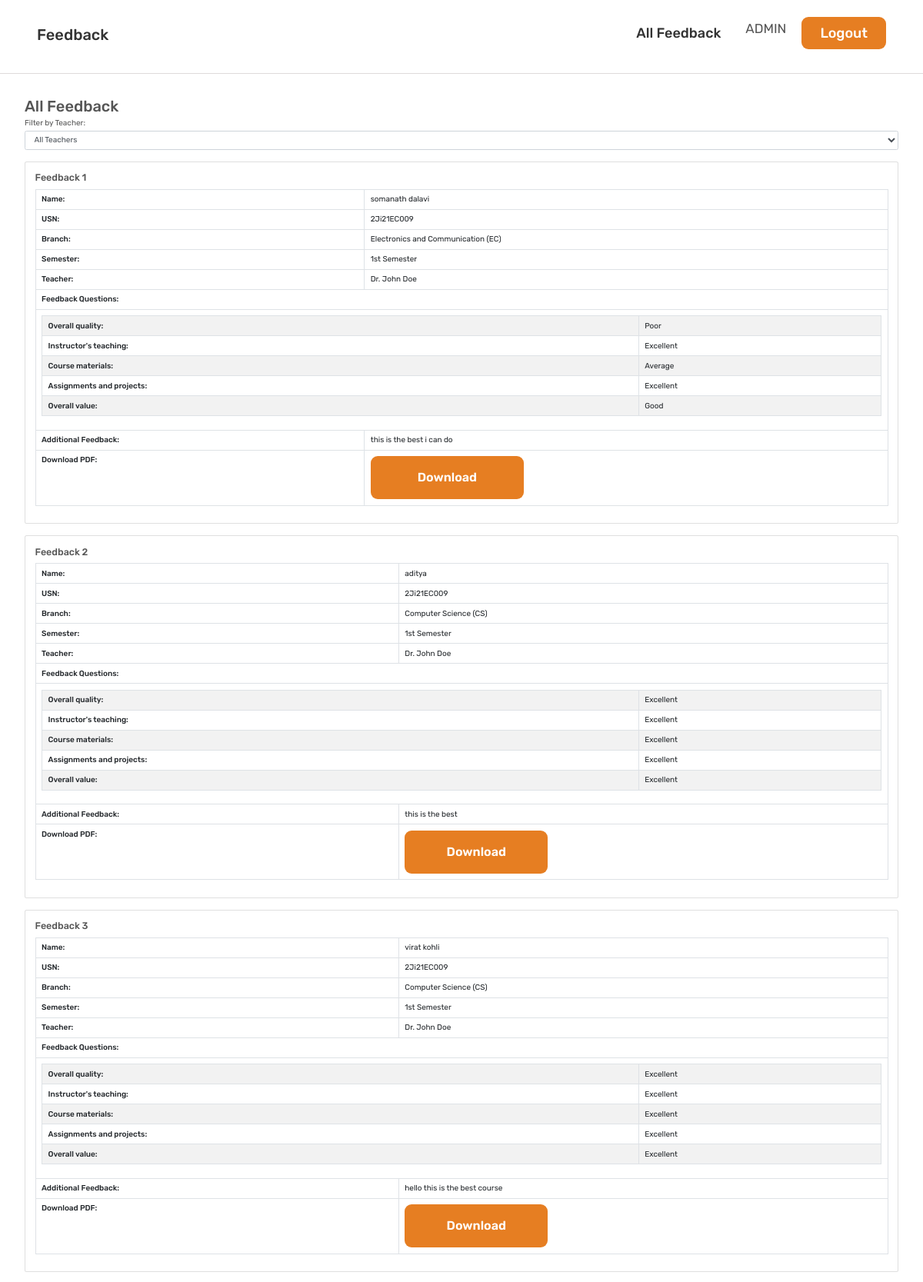
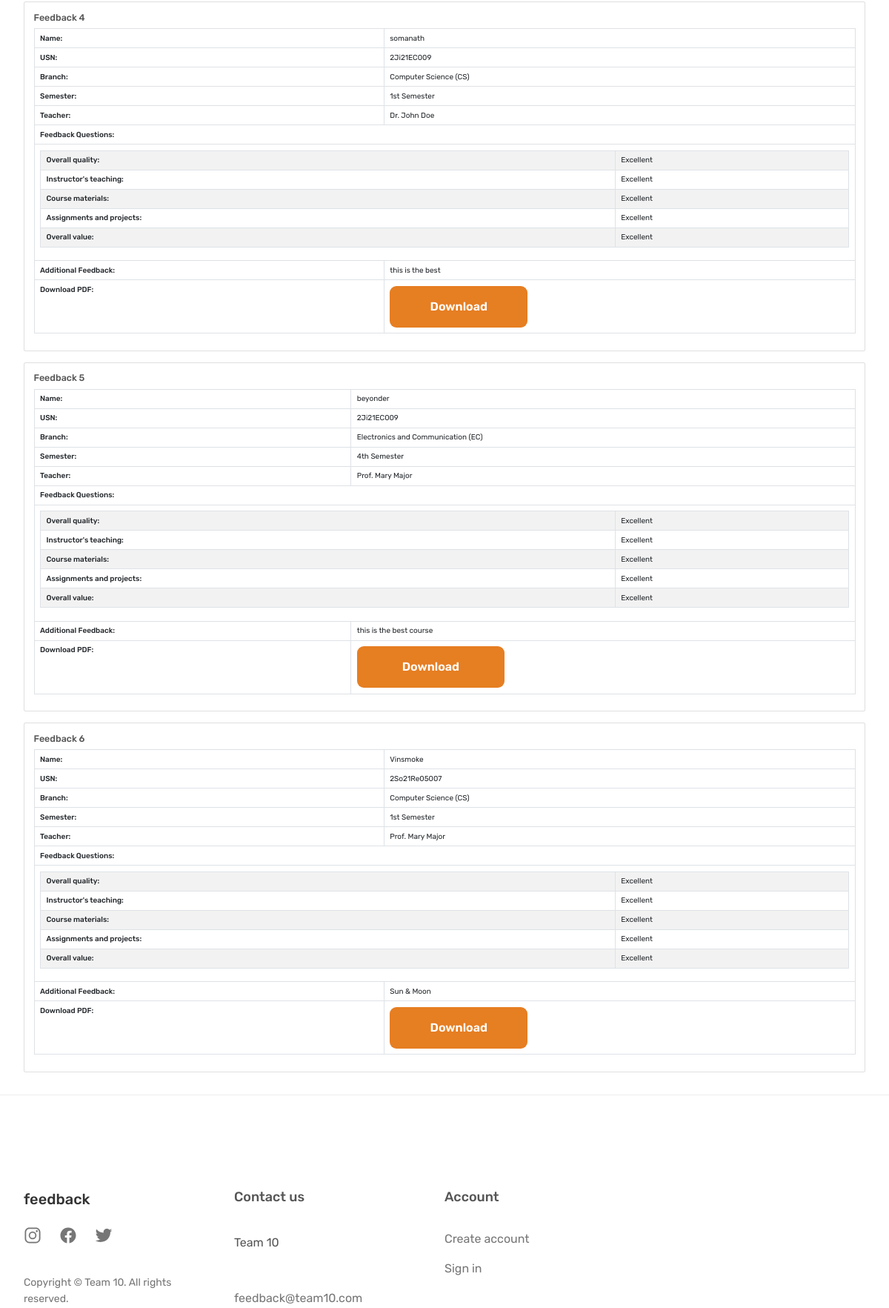
/feedback/all_feedback/ (signed in, upper part), run on the app's committed database (2 pictures, top to bottom).
### feedback/models.py (models this page shows, shortened)
class Feedback(models.Model):
    BRANCH_CHOICES = [
        ('cs', 'Computer Science (CS)'),
        ('ec', 'Electronics and Communication (EC)'),
        ('ee', 'Electrical Engineering (EE)'),
        ('me', 'Mechanical Engineering (ME)'),
        ('cv', 'Civil Engineering (CV)'),
    ]
    SEMESTER_CHOICES = [
        (1, '1st Semester'),
        (2, '2nd Semester'),
        (3, '3rd Semester'),
        (4, '4th Semester'),
        (5, '5th Semester'),
        (6, '6th Semester'),
        (7, '7th Semester'),
        (8, '8th Semester'),
    ]
    TEACHER_CHOICES = [
        ('teacher1', 'Dr. John Doe'),
        ('teacher2', 'Dr. Jane Smith'),
        ('teacher3', 'Prof. Richard Roe'),
        ('teacher4', 'Prof. Mary Major'),
        ('teacher5', 'Dr. Alan Smithee'),
    ]
    RATING_CHOICES = [
        ('Excellent', 'Excellent'),
        ('Good', 'Good'),
        ('Average', 'Average'),
        ('Poor', 'Poor'),
    ]
    name = models.CharField(max_length=100)
    usn = models.CharField(max_length=20)
    branch = models.CharField(max_length=2, choices=BRANCH_CHOICES)
    semester = models.IntegerField(choices=SEMESTER_CHOICES, default=1)
    teacher = models.CharField(max_length=10, choices=TEACHER_CHOICES, default='teacher1')
    question1 = models.CharField(max_length=10, choices=RATING_CHOICES)
    question2 = models.CharField(max_length=10, choices=RATING_CHOICES)
    question3 = models.CharField(max_length=10, choices=RATING_CHOICES)
    question4 = models.CharField(max_length=10, choices=RATING_CHOICES)
    question5 = models.CharField(max_length=10, choices=RATING_CHOICES)
    additional_feedback = models.TextField()
    pdf_url = models.URLField(max_length=200, blank=True, null=True)

### feedback/views.py (the view)
# urls.py: path('all_feedback/', views.view_all_feedback, name='all_feedback'),
def view_all_feedback(request):
    teacher_filter = request.GET.get('teacher')
    if teacher_filter:
        all_feedback = Feedback.objects.filter(teacher=teacher_filter)
        show_graph = True
    else:
        all_feedback = Feedback.objects.all()
        show_graph = False
    teachers = Feedback.TEACHER_CHOICES
    question_objects = Question.objects.all()
    questions = [question.question_text for question in question_objects]
    question_dict = {question.question_text: f'question{i+1}' for i, question in enumerate(question_objects)}
    rating_choices = ['Excellent', 'Good', 'Average', 'Poor']
    rating_counts = {question: {rating: 0 for rating in rating_choices} for question in questions}
    total_responses = {question: 0 for question in questions}
    for feedback in all_feedback:
        for question_text, question_field in question_dict.items():
            rating = getattr(feedback, question_field)
            if rating in rating_counts[question_text]:
                rating_counts[question_text][rating] += 1
                total_responses[question_text] += 1
    rating_percentages = {
        question: {rating: (count / total_responses[question]) * 100 if total_responses[question] else 0
                   for rating, count in rating_counts[question].items()}
        for question in questions
    }
    context = {
        'all_feedback': all_feedback,
        'teachers': teachers,
        'teacher_filter': teacher_filter,
        'questions': questions,
        'rating_percentages': rating_percentages,
        'show_graph': show_graph,
    }
    return render(request, 'view_all_feedback.html', context)

### feedback/templates/view_all_feedback.html (shortened to what this page needs)
{% extends "base.html" %}
{% block content %}
<main class="mt-5 mb-5">
    <div class="container mt-5">
        <h2>All Feedback</h2>
        <form method="get" class="mb-4">
            <div class="form-group">
                <label for="teacher">Filter by Teacher:</label>
                <select class="form-control" id="teacher" name="teacher" onchange="this.form.submit()">
                    <option value="">All Teachers</option>
                </select>
            </div>
        </form>
        {% for feedback in all_feedback %}
        <div class="card mb-4">
            <div class="card-body">
                <h5 class="card-title">Feedback {{ forloop.counter }}</h5>
                <table class="table table-bordered">
                    <tbody>
                        <tr>
                            <td><strong>Name:</strong></td>
                            <td>{{ feedback.name }}</td>
                        </tr>
                        <tr>
                            <td><strong>USN:</strong></td>
                            <td>{{ feedback.usn }}</td>
                        </tr>
                        <tr>
                            <td><strong>Branch:</strong></td>
                            <td>{{ feedback.get_branch_display }}</td>
                        </tr>
                        <tr>
                            <td><strong>Semester:</strong></td>
                            <td>{{ feedback.get_semester_display }}</td>
                        </tr>
                        <tr>
                            <td><strong>Teacher:</strong></td>
                            <td>{{ feedback.get_teacher_display }}</td>
                        </tr>
                        <tr>
                            <td colspan="2"><strong>Feedback Questions:</strong></td>
                        </tr>
                        <tr>
                            <td colspan="2">
                                <table class="table table-striped">
                                    <tbody>
                                        <tr>
                                            <td><strong>Overall quality:</strong></td>
                                            <td>{{ feedback.question1 }}</td>
                                        </tr>
                                        <tr>
                                            <td><strong>Instructor's teaching:</strong></td>
                                            <td>{{ feedback.question2 }}</td>
                                        </tr>
                                        <tr>
                                            <td><strong>Course materials:</strong></td>
                                            <td>{{ feedback.question3 }}</td>
                                        </tr>
                                        <tr>
                                            <td><strong>Assignments and projects:</strong></td>
                                            <td>{{ feedback.question4 }}</td>
                                        </tr>
                                        <tr>
                                            <td><strong>Overall value:</strong></td>
                                            <td>{{ feedback.question5 }}</td>
                                        </tr>
                                    </tbody>
                                </table>
                            </td>
                        </tr>
                        <tr>
                            <td><strong>Additional Feedback:</strong></td>
                            <td>{{ feedback.additional_feedback }}</td>
                        </tr>
                        <tr>
                            <td><strong>Download PDF:</strong></td>
                            <td><a href="{{ feedback.pdf_url }}" class="btn btn-primary btn-sm" download style="width: 30%; font-size:16px">Download</a></td>
                        </tr>
                    </tbody>
                </table>
            </div>
        </div>
        {% endfor %}
    </div>
</main>
{% endblock content %}

### Home/templates/base.html (shortened to what this page needs)
<!DOCTYPE html>
<html lang="en">
    {% load static %}
  <head>
<link href="https://maxcdn.bootstrapcdn.com/bootstrap/4.5.2/css/bootstrap.min.css" rel="stylesheet">
    <link rel="stylesheet" href="{% static 'Home/css/general.css'%}"/>
    <link rel="stylesheet" href="{% static 'Home/css/base.css'%}" />
  </head>
  <body>
    <header class="header">
      <a href="{% url 'home' %}" class="main-nav-link">
        <h2>Feedback</h2>
      </a>
      <nav class="main-nav">
        <ul class="main-nav-list">
          {% if request.user.is_superuser %}
    <li><a class="main-nav-link" href='{% url "all_feedback" %}'>All Feedback</a></li>
{% endif %}
           {% if request.user.is_authenticated %}
          <li style="display:flex; align-items: center ; justify-content: center;"><p style="margin-right:2rem ; font-size: 1.7rem">{{request.user | upper}}</p><a class="main-nav-link nav-cta" href="{% url "logout" %}">Logout</a></li> {% else %}
          <li><a class="main-nav-link nav-cta" href="{% url "login" %}">Login</a></li>
          {% endif %}
        </ul>
      </nav>
    </header>
    {% block content %}{% endblock content %}
    <footer class="footer">
      <div class="container grid grid--footer">
        <div class="logo-col">
          <a href="#"  class="main-nav-link" style='margin-bottom : 2rem;'>
            <h2>feedback</h2>
          </a>
          <ul class="social-links">
            <li>
              <a class="footer-link" href="#"
                ><ion-icon class="social-icon" name="logo-instagram"></ion-icon
              ></a>
            </li>
            <li>
              <a class="footer-link" href="#"
                ><ion-icon class="social-icon" name="logo-facebook"></ion-icon
              ></a>
            </li>
            <li>
              <a class="footer-link" href="#"
                ><ion-icon class="social-icon" name="logo-twitter"></ion-icon
              ></a>
            </li>
          </ul>
          <p class="copyright">
            Copyright &copy; Team 10. All rights reserved.
          </p>
        </div>
        <div class="address-col">
          <p class="footer-heading">Contact us</p>
          <address class="contacts">
            <p class="address">
              Team 10
            </p>
            <p>
              <br />
              <a class="footer-link" href="mailto:hello@feedback.com"
                >feedback@team10.com</a
              >
            </p>
          </address>
        </div>
        <nav class="nav-col">
          <p class="footer-heading">Account</p>
          <ul class="footer-nav">
            <li><a class="footer-link" href="#">Create account</a></li>
            <li><a class="footer-link" href="#">Sign in</a></li>
          </ul>
        </nav>
      </div>
    </footer>
  </body>
</html>

### Home/static/Home/css/general.css (style rules this page uses)
* { padding: 0; margin: 0; box-sizing: border-box; }
html { font-size: 62.5%; }
body { font-family: "Rubik", sans-serif; line-height: 1; font-weight: 400; color: #555; }
.container { max-width: 120rem; padding: 0 3.2rem; margin: 0 auto; }
.grid { display: grid; column-gap: 6.4rem; row-gap: 9.6rem; }
.btn, .btn:link, .btn:visited { display: inline-block; text-decoration: none; font-size: 2rem; font-weight: 600; padding: 1.6rem 3.2rem; border-radius: 9px; border: none; cursor: pointer; font-family: inherit; background-color: #e67e22; transition: all 0.3s; }
strong { font-weight: 500; }

### Home/static/Home/css/base.css (style rules this page uses)
:root { --color-primary: #e67e22; }
.header { position: sticky; top: 0; left: 0; z-index: 100; display: flex; justify-content: space-between; align-items: center; background-color: white; border-bottom: 1px solid #dedada; height: 9.6rem; padding: 0 4.8rem; }
.main-nav-list { list-style: none; display: flex; align-items: center; gap: 3.2rem; }
.main-nav-link:link, .main-nav-link:visited { display: inline-block; text-decoration: none; color: #333; font-weight: 500; font-size: 1.8rem; transition: all 0.3s; }
.main-nav-link.nav-cta:link, .main-nav-link.nav-cta:visited { padding: 1.2rem 2.4rem; border-radius: 9px; color: #fff; background-color: #e67e22; }
.footer { padding: 12.8rem 0; border-top: 1px solid #eee; }
.grid--footer { grid-template-columns: 1.5fr 1.5fr 1fr 1fr 1fr; }
.logo-col { display: flex; flex-direction: column; }
.social-links { list-style: none; display: flex; gap: 2.4rem; }
.social-icon { height: 2.4rem; width: 2.4rem; }
.copyright { font-size: 1.4rem; line-height: 1.6; color: #767676; margin-top: auto; }
.footer-heading { font-size: 1.8rem; font-weight: 500; margin-bottom: 4rem; }
.contacts { font-style: normal; font-size: 1.6rem; line-height: 1.6; }
.address { margin-bottom: 2.4rem; }
.footer-nav { list-style: none; display: flex; flex-direction: column; gap: 2.4rem; }
.footer-link:link, .footer-link:visited { text-decoration: none; font-size: 1.6rem; color: #767676; transition: all 0.3s; }

### data on the page
Feedback: name "somanath dalavi", usn "2Ji21EC009", branch "Electronics and Communication (EC)", semester "1st Semester", teacher "Dr. John Doe", question1 "Poor", question2 "Excellent", question3 "Average", question4 "Excellent", question5 "Good", additional_feedback "this is the best i can do"
Feedback: name "aditya", usn "2Ji21EC009", branch "Computer Science (CS)", semester "1st Semester", teacher "Dr. John Doe", question1 "Excellent", question2 "Excellent", question3 "Excellent", question4 "Excellent", question5 "Excellent", additional_feedback "this is the best"
Feedback: name "virat kohli", usn "2Ji21EC009", branch "Computer Science (CS)", semester "1st Semester", teacher "Dr. John Doe", question1 "Excellent", question2 "Excellent", question3 "Excellent", question4 "Excellent", question5 "Excellent", additional_feedback "hello this is the best course"
Feedback: name "somanath", usn "2Ji21EC009", branch "Computer Science (CS)", semester "1st Semester", teacher "Dr. John Doe", question1 "Excellent", question2 "Excellent", question3 "Excellent", question4 "Excellent", question5 "Excellent", additional_feedback "this is the best"
Feedback: name "beyonder", usn "2Ji21EC009", branch "Electronics and Communication (EC)", semester "4th Semester", teacher "Prof. Mary Major", question1 "Excellent", question2 "Excellent", question3 "Excellent", question4 "Excellent", question5 "Excellent", additional_feedback "this is the best course"
Feedback: name "Vinsmoke", usn "2So21Re05007", branch "Computer Science (CS)", semester "1st Semester", teacher "Prof. Mary Major", question1 "Excellent", question2 "Excellent", question3 "Excellent", question4 "Excellent", question5 "Excellent", additional_feedback "Sun & Moon"

### other printed values
{{ request.user | upper }} "ADMIN"
